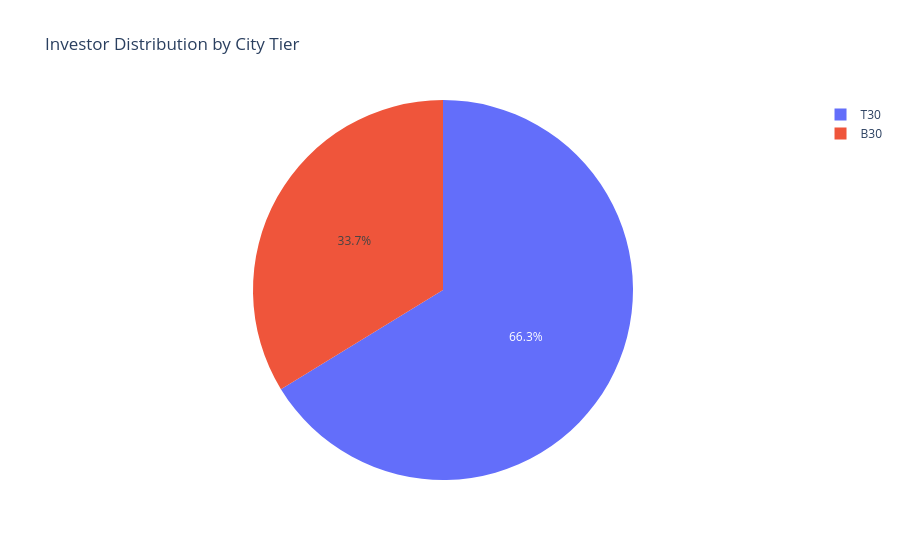

Notebook source saved alongside this figure:
### Code cell
city = investor["city_tier"].value_counts()

fig = px.pie(
    values=city.values,
    names=city.index,
    title="Investor Distribution by City Tier"
)

fig.show()

### Figure 1 — Plotly figure (JSON) as saved in the notebook; plotly's stock layout.template omitted (floating-point values rounded to 4 significant figures)
{"data": [{"domain": {"x": [0, 1], "y": [0, 1]}, "hovertemplate": "label=%{label}<br>value=%{value}<extra></extra>", "labels": ["T30", "B30"], "legendgroup": "", "name": "", "showlegend": true, "type": "pie", "values": [21719, 11059]}], "layout": {"legend": {"tracegroupgap": 0}, "title": {"text": "Investor Distribution by City Tier"}}}
